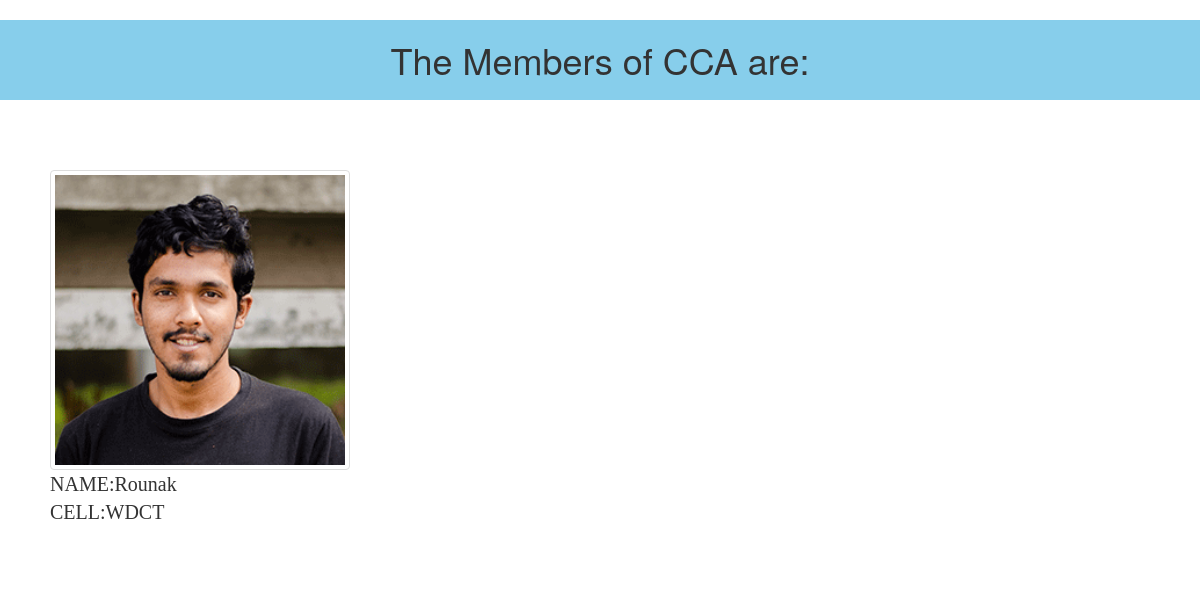
/members/, run on an earlier commit of the app's database.
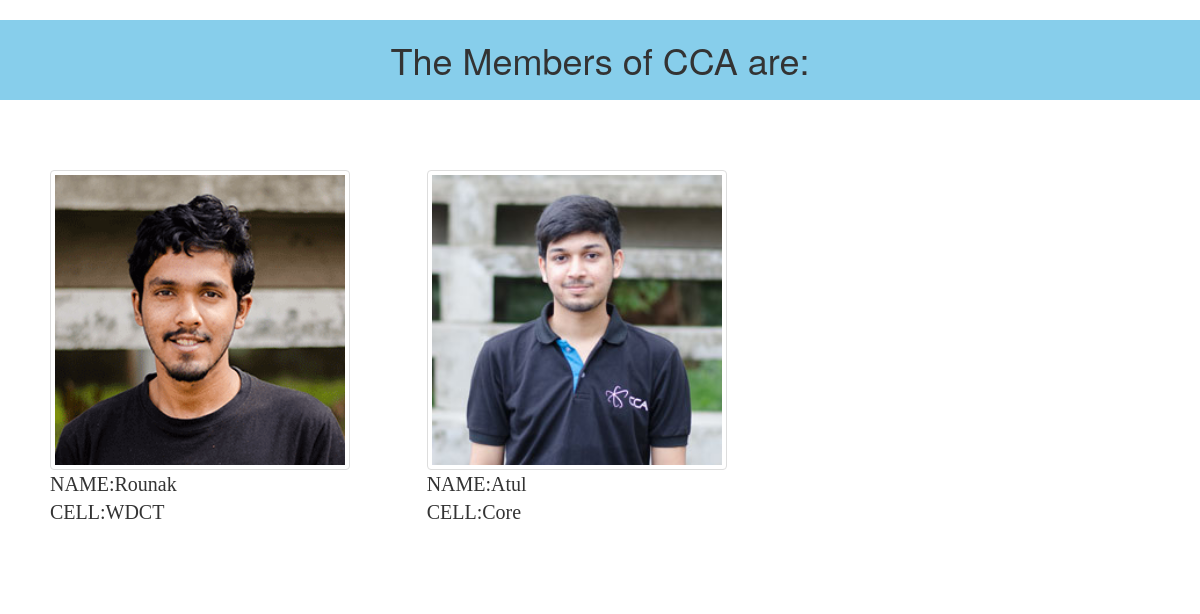
And on a later commit of the database.
### members/models.py (models this page shows, shortened)
class Member(models.Model):
    cell = models.CharField(max_length=50)
    name=models.CharField(max_length=100)
    post=models.CharField(max_length=100)
    pics=models.ImageField(default='homepage/image/background.png')

### members/views.py (the view)
def member(request):
    all_member=Member.objects.all()
    context={
        'all_member':all_member,
    }
    return render(request,'members/memberpage.html',context)

### members/templates/members/memberpage.html (shortened to what this page needs)
<head>
  {% load staticfiles %}
  <link rel="stylesheet" type="text/css" href="{% static 'members/memberstyle.css' %}" />
  <link rel="stylesheet" href="https://maxcdn.bootstrapcdn.com/bootstrap/3.3.7/css/bootstrap.min.css">
</head>
<body>
  <h1>The Members of CCA are: </h1>
  <div class="container">
  <div class="row">
    {% for member in all_member %}
    <div id="image" class="col-lg-4 col-sm-6 col-xs-12">
      <img src='{{ member.pics.url }}' class="img-thumbnail" class="img-responsive" alt="{{member.name}}" />
      <br>
      NAME:{{member.name}}<br>
      CELL:{{member.cell}}
    </div>
    {% endfor %}
  </div>
  </div>
</body>

What changed in the data, as far as the page shows it:
added Member: pics (picture), name "Atul", cell "Core"
